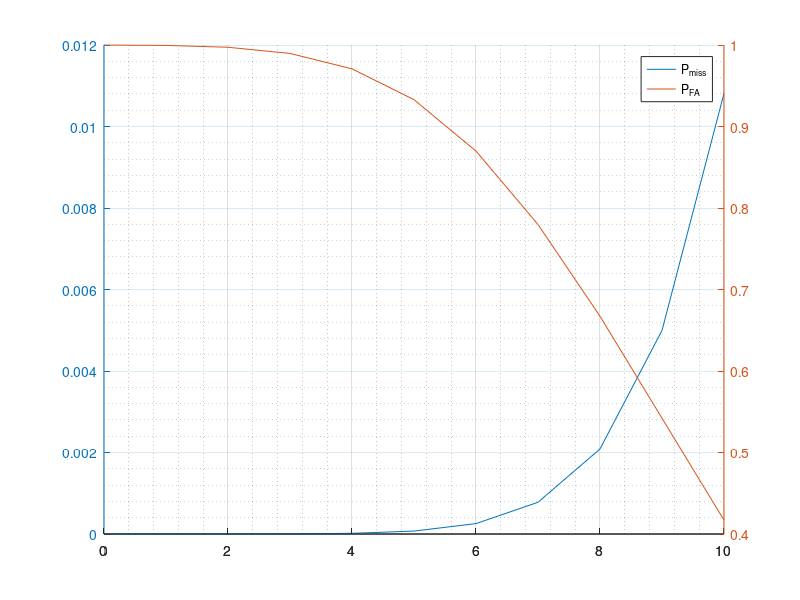
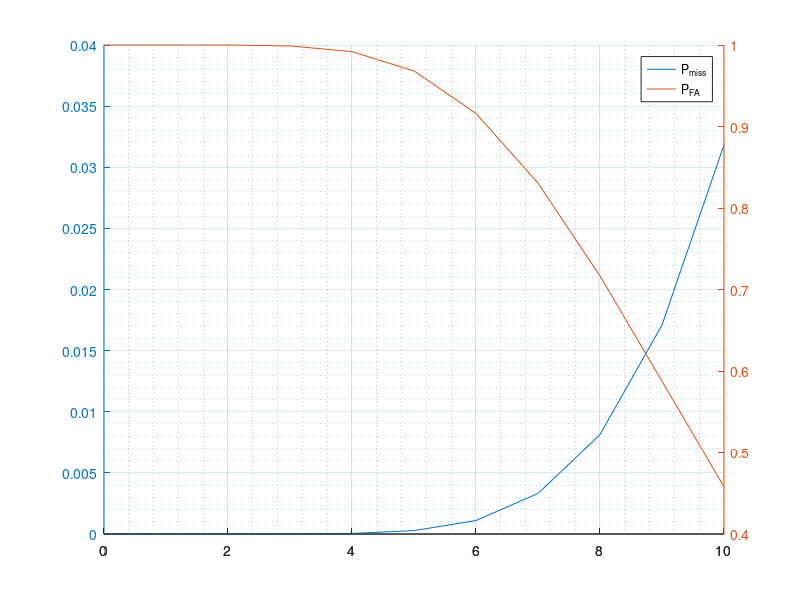

MATLAB code for these plots, in order:
% Deciding threshold
clear; close all;

%% PCS

k_t_list = 0:1:10;
P_miss_list = [];
P_FA_list = [];

L0 = 10;
L1 = 20;

for k_t = k_t_list
    temp1 = 0;
    P_miss = 0;
    for k = 0:k_t
        temp1 = temp1 + exp(-L0) * L0^k / factorial(k);
        P_miss = P_miss + exp(-L1) * (L1)^k / factorial(k);
    end
    P_FA = 1 - temp1;
    P_miss_list = [P_miss_list P_miss];
    P_FA_list = [P_FA_list P_FA];
end

figure(1); hold on; grid on; grid minor;
plotyy(k_t_list, P_miss_list, k_t_list, P_FA_list);
legend('P_{miss}', 'P_{FA}');

%% LIS

t_list = 0:1:10;
P_miss_list = [];
P_FA_list = [];

v = 10;
theta0 = 1;
theta1 = 2;

for t = t_list
    P_miss = gammainc(t/theta1, v);
    P_FA = 1 - gammainc(t/theta0, v);
    
    P_miss_list = [P_miss_list P_miss];
    P_FA_list = [P_FA_list P_FA];
end

figure(2); hold on; grid on; grid minor;
plotyy(t_list, P_miss_list, t_list, P_FA_list);
legend('P_{miss}', 'P_{FA}');